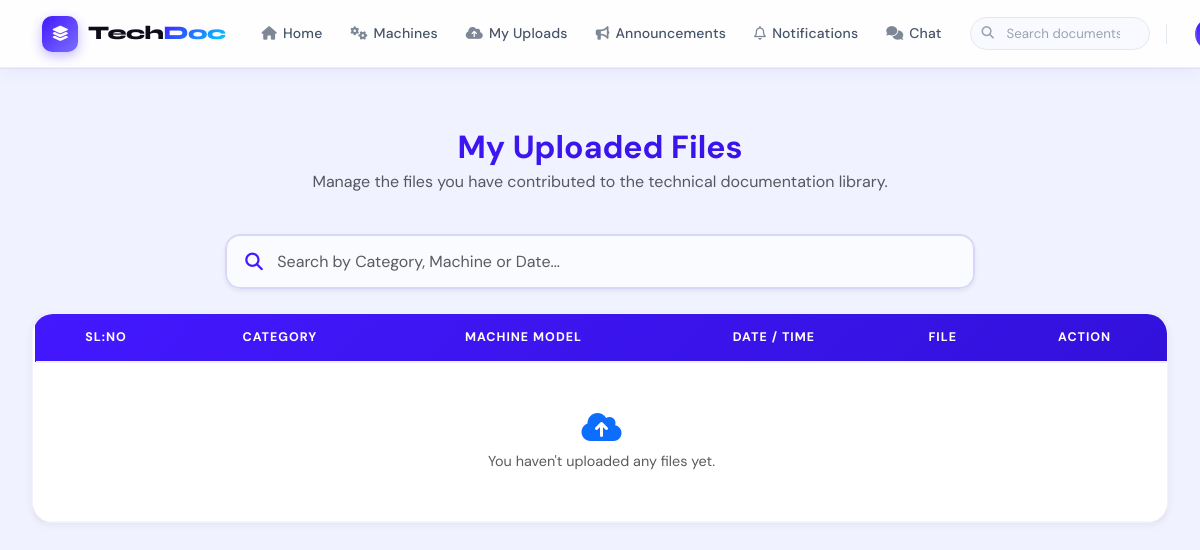
The page /user/myuploads/ (signed in) on the database as committed earlier.
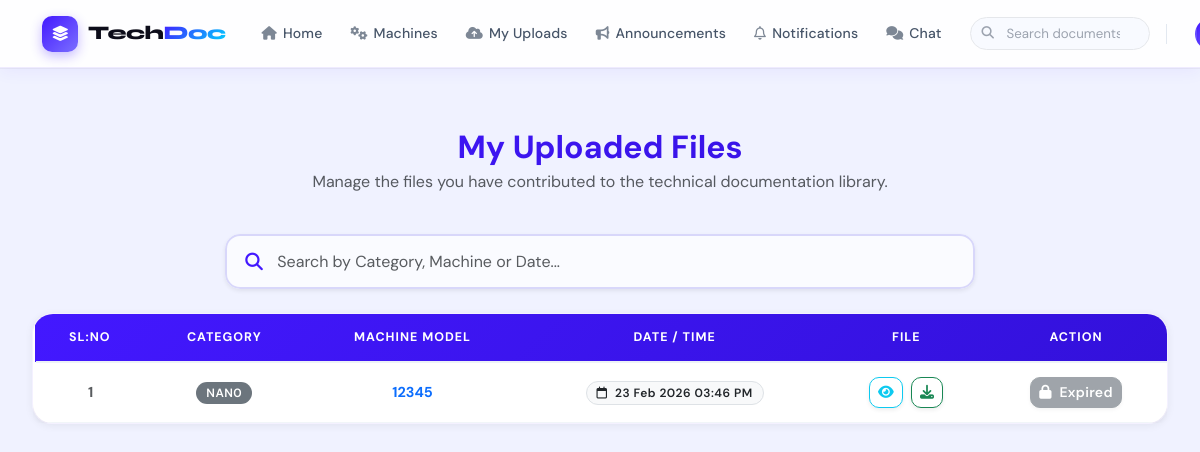
The same page on the database as committed later.
### user/models.py (models this page shows, shortened)
class UserMachineFile(models.Model):
    user = models.ForeignKey(User, on_delete=models.CASCADE)
    machine = models.ForeignKey(Machine, on_delete=models.CASCADE)
    file = models.FileField(upload_to='UserMachineFiles/')
    upload_date = models.DateTimeField(auto_now_add=True)
    class Meta:
        db_table = "tbl_machine_file"

### wadmin/models.py (models this page shows)
class Machine(models.Model):
    category = models.ForeignKey('MachineCategory', on_delete=models.CASCADE)
    machine_name = models.CharField(max_length=100)
    description = models.TextField()
    image = models.FileField(upload_to='MachineImage/', null=True, blank=True)
    spare_manual = models.FileField(upload_to='MachineManuals/', null=True, blank=True)
    software_file = models.FileField(upload_to='MachineSoftware/', null=True, blank=True)
    class Meta:
        db_table = 'tbl_machine'

class MachineCategory(models.Model):
    category_name = models.CharField(max_length=100)
    class Meta:
        db_table = 'tbl_machine_category'

### user/views.py (the view)
# urls.py: path("myuploads/", views.my_uploads, name="my_uploads"),
def my_uploads(request):
    user_id = request.session.get("uid")
    if not user_id:
        return redirect("guest:login")
    uploads = (
        UserMachineFile.objects
        .filter(user_id=user_id)
        .select_related("machine", "machine__category")
        .order_by("-upload_date")
    )
    now = timezone.now()
    for u in uploads:
        u.can_delete = u.upload_date and now <= u.upload_date + timedelta(hours=2)
    return render(request, "user/MyUploads.html", {
        "uploads": uploads
    })

### user/Templates/user/MyUploads.html (shortened to what the changed rows need)
{% include 'user/Header.html' %}
<div class="container-fluid py-4">
    <div class="row justify-content-center mb-4">
        <div class="col-12 text-center">
            <h2 class="fw-bold mb-1"
                style="background: linear-gradient(135deg, var(--primary), var(--primary-dark)); -webkit-background-clip: text; background-clip: text; -webkit-text-fill-color: transparent;">
                My Uploaded Files</h2>
        </div>
    </div>
    <div class="card shadow-sm border-0 mb-5">
        <div class="card-body p-0 table-responsive">
            <table class="table table-custom table-hover m-0 w-100 align-middle text-center">
                <thead>
                    <tr>
                        <th>SL:NO</th>
                        <th>Category</th>
                        <th>Machine Model</th>
                        <th>Date / Time</th>
                        <th>File</th>
                        <th>Action</th>
                    </tr>
                </thead>
                <tbody>
                    {% for f in uploads %}
                    <tr class="fileRow">
                        <td class="text-muted fw-bold">{{ forloop.counter }}</td>
                        <td>
                            <span class="badge bg-secondary">{{ f.machine.category.category_name }}</span>
                        </td>
                        <td class="fw-bold text-primary">{{ f.machine.machine_name }}</td>
                        <td>
                            <span class="badge bg-light text-dark border">
                                <i class="fa-regular fa-calendar me-1"></i>
                                {{ f.upload_date|date:"d M Y h:i A" }}
                            </span>
                        </td>
                        <td>
                            <div class="d-flex justify-content-center gap-2">
                                <a href="{{ f.file.url }}" target="_blank"
                                   class="btn btn-sm btn-outline-info shadow-sm" title="View">
                                    <i class="fa-solid fa-eye"></i>
                                </a>
                                <a href="{{ f.file.url }}" download
                                   class="btn btn-sm btn-outline-success shadow-sm" title="Download">
                                    <i class="fa-solid fa-download"></i>
                                </a>
                            </div>
                        </td>
                        <td>
                            {% if f.can_delete %}
                            <form method="post"
                                  action="{% url 'webuser:delete_upload' f.id %}"
                                  onsubmit="return confirm('Delete this file?');"
                                  class="d-inline">
                                {% csrf_token %}
                                <button class="btn btn-sm btn-outline-danger shadow-sm">
                                    <i class="fa-solid fa-trash me-1"></i> Delete
                                </button>
                            </form>
                            {% else %}
                            <button class="btn btn-sm btn-secondary shadow-sm" disabled>
                                <i class="fa-solid fa-lock me-1"></i> Expired
                            </button>
                            {% endif %}
                        </td>
                    </tr>
                    {% empty %}
                    <tr>
                        <td colspan="6" class="text-center text-muted py-5">
                            <i class="fa-solid fa-cloud-arrow-up mb-2 text-primary" style="font-size: 2rem;"></i><br>
                            You haven't uploaded any files yet.
                        </td>
                    </tr>
                    {% endfor %}
                </tbody>
            </table>
        </div>
    </div>
</div>
</body>
</html>

Rows that differ between the two databases and show on the page:
added UserMachineFile: machine.category.category_name "NAN0", machine.machine_name "12345", upload_date "23 Feb 2026 03:46 PM", shows "Expired"
Other text that changed with them:
text no longer shown: "You haven't uploaded any files yet."
